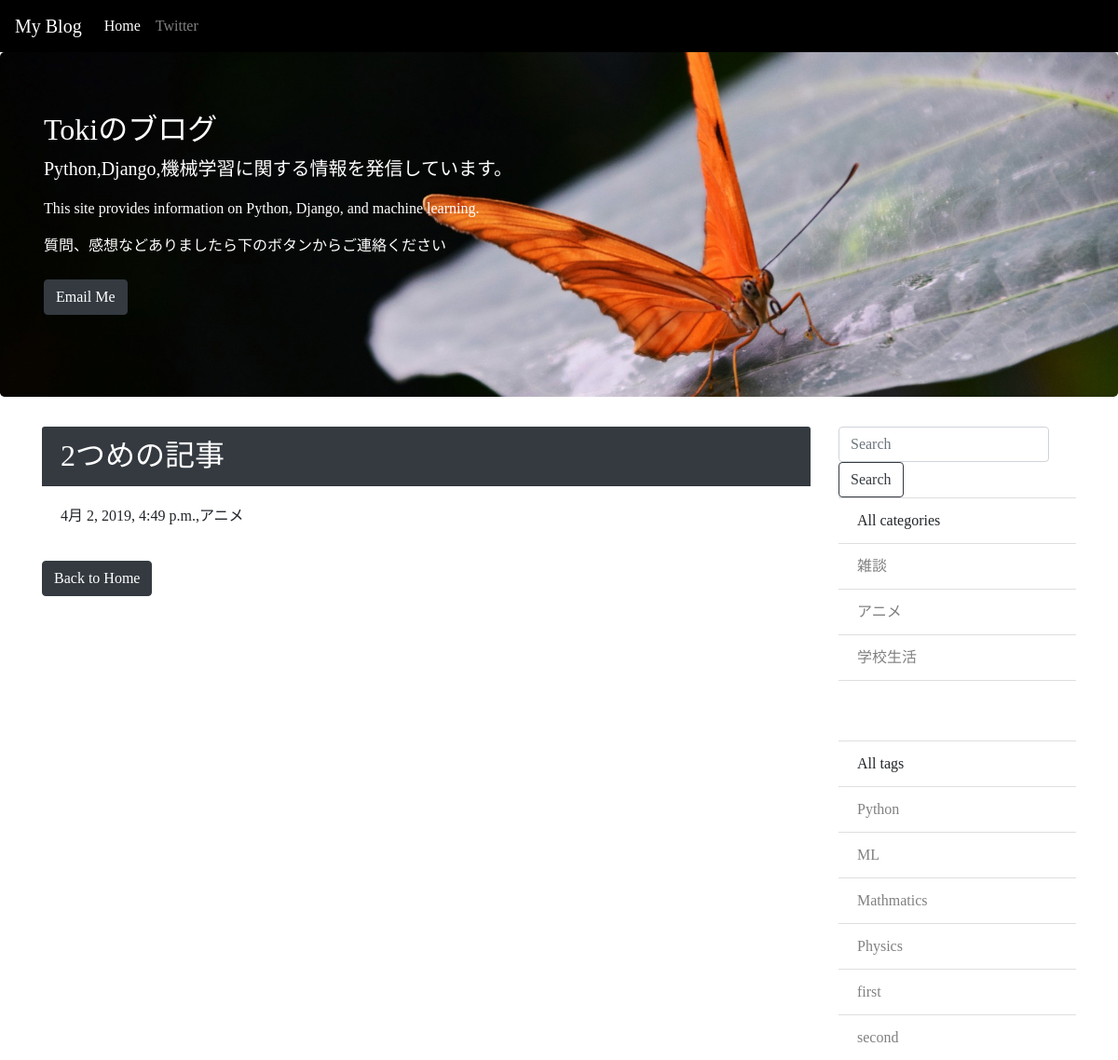
The page /detail/2/ on the database its author committed.
### blog/models.py (models this page shows, shortened)
class Post(models.Model):
    title  = models.CharField('title',max_length=50)
    subtitle = models.CharField('subtitle',max_length=100,blank=True)
    thumbnail = models.ImageField(upload_to='images/')
    text = MarkdownxField('test_text')
    created_at = models.DateTimeField('datetime',default=timezone.now)
    category = models.ForeignKey(Category,verbose_name='category',on_delete=models.PROTECT)
    tag = models.ManyToManyField(Tag,blank=True,verbose_name='tag')
    def text_to_markdown(self):
        return markdownify(self.text)

class Category(models.Model):
    name = models.CharField("category name",max_length=255)
    created_at = models.DateTimeField('datetime',default=timezone.now)
    def __str__(self):
        return self.name

class Tag(models.Model): # add
    name = models.CharField("tag",max_length=50)
    created_at = models.DateTimeField("作成日",auto_now_add=True)
    def __str__(self):
        return self.name

### blog/views.py (the view)
# urls.py: path('detail/<int:pk>/',views.DetailView.as_view(),name='detail'),
class DetailView(generic.DetailView):
    model = Post

### blog/context_processors.py (called while the page is built)
def common(request):
    context = {
        'category_list':Category.objects.all(),
        'tag_list':Tag.objects.all(),
    }
    return context

### blog/templates/blog/post_detail.html (shortened to what this page needs)
{% extends 'blog/base.html' %}
{% load static %}
{% block content %}
<div class="card　mb-3">
    <h2 class="card-header bg-dark text-white">{{ post.title }}</h2>
<div class="card-body">
  <p>{{ post.created_at }},{{ post.category }}</p>
</div>
<a  class="btn btn-dark mb-5" href="{% url 'blog:index' %}">Back to Home</a>
</div>
{% endblock %}

### blog/templates/blog/base.html (shortened to what this page needs)
  {% load static %}
<html>
<head>
  <link rel="stylesheet" href="{% static 'blog/blog.css' %}">
  <link rel="stylesheet" href="https://maxcdn.bootstrapcdn.com/bootstrap/4.0.0-beta.2/css/bootstrap.min.css">
</head>
<body>
  <nav class="navbar navbar-expand-lg navbar-dark">
      <a class="navbar-brand" href="{% url 'blog:index' %}">My Blog</a>
      <div class="collapse navbar-collapse" id="navbarSupportedContent">
        <ul class="navbar-nav mr-auto">
          <li class="nav-item active ">
            <a class="nav-link text-center" href="{% url 'blog:index' %}">Home</a>
          </li>
          <li class="nav-item">
            <a class="nav-link text-center" href="https://twitter.com/tynk03179592?lang=ja">Twitter</a>
          </li>
        </ul>
      </div>
    </nav>
  <div class="jumbotron img-fluid center-block pc">
    <div class="col-auto text-white">
      <h2 class="display-5 title">Tokiのブログ</h2>
      <p class="lead">Python,Django,機械学習に関する情報を発信しています。</p>
      <p>This site provides information on Python, Django, and machine learning.</p>
        <p class="lead">
          <p>質問、感想などありましたら下のボタンからご連絡ください</p>
          <a href="mailto:aef6ji@gmail.com" class="btn btn-dark my-2">Email Me</a>
        </p>
      </div>
    </div>
    <div class="container">
      <div class="row">
        <div class="col-md-9">
          {% block content %}
          {% endblock %}
        </div>
        <div class="col-md-3">
          <form class="form-inline my-2 my-lg-0" method="GET" action = "{% url 'blog:index' %}">
                    <input class="form-control mr-sm-2" type="text" placeholder="Search" aria-label="Search" name ="keyword">
                    <button class="btn btn-outline-dark my-2 my-sm-0" type="submit">Search</button>
          </form>
          <ul class="list-group list-group-flush mb-3">
            <li class="all-posts-title list-group-item">All categories</li>
            {% for category in category_list %}
            <li class="list-group-item"><a  href="{% url 'blog:category' category.pk %}">{{ category }}</a></li>
            {% endfor%}
          </ul>
          <ul class="list-group list-group-flush">
            <li class="list-group-item mt-5">All tags</li>
            {% for tag in tag_list %}
            <li class="list-group-item"><a href="{% url 'blog:tag' tag.name %}">{{ tag }}</a></li>
            {% endfor%}
          </ul>
        </div>
      </div>
  </body>
</html>

### static/blog/blog.css (style rules this page uses)
body { font-weight:100; }
.pc { background-image: url("/static/image/blog-image.jpg"); background-size:cover; }
.pc { display: block !important; }

### blog/templates/blog/base.html (style rules this page uses)
body { font-family: 'Noto Serif SC', serif; }
a { color:gray; }
.navbar { background-color: black; }

### rows shown on the page
Post: title "2つめの記事", created_at "4月 2, 2019, 4:49 p.m.", category "アニメ"
Category: name "雑談"
Category: name "アニメ"
Category: name "学校生活"
Tag: name "Python"
Tag: name "ML"
Tag: name "Mathmatics"
Tag: name "Physics"
Tag: name "first"
Tag: name "second"
